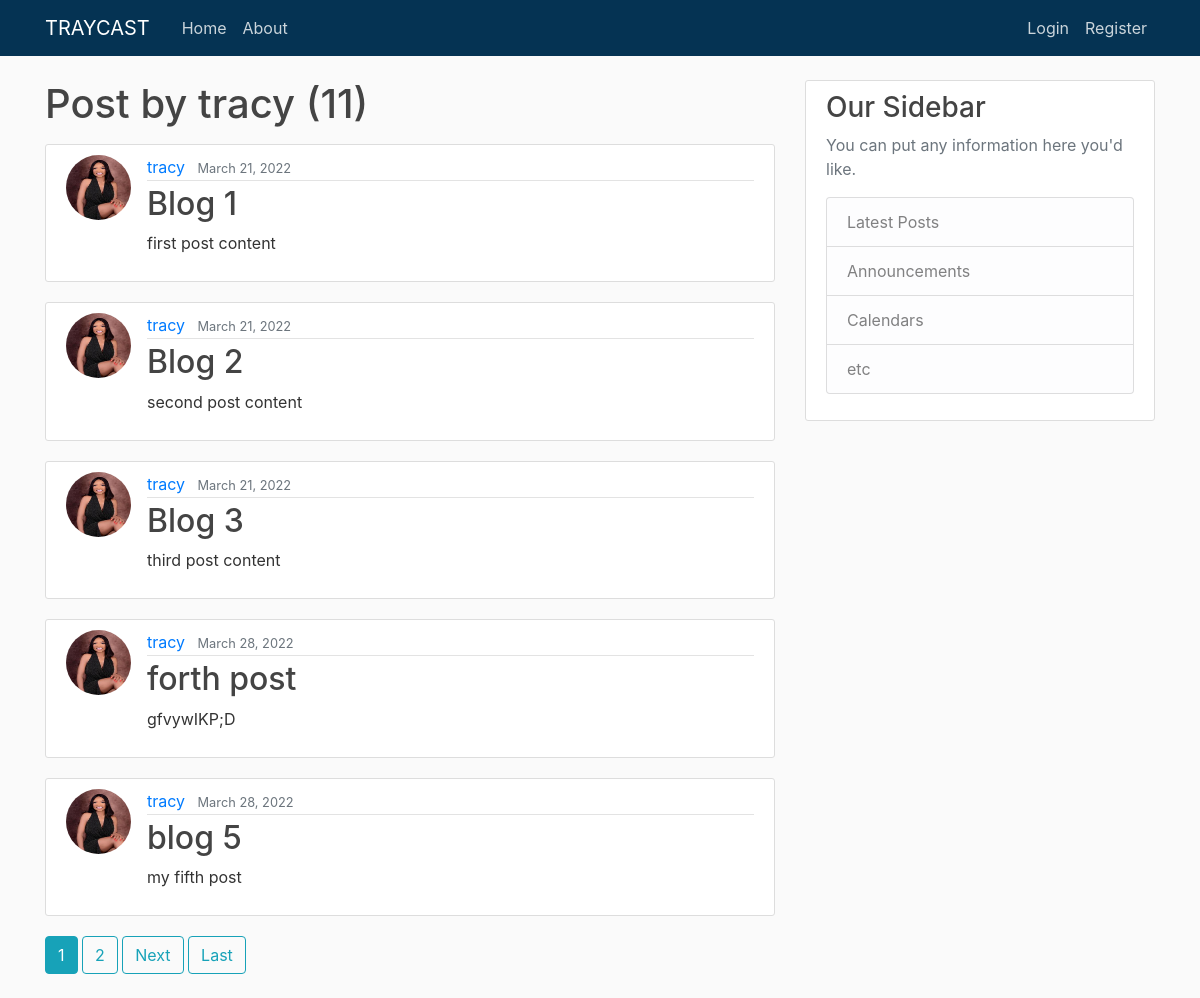
The app's page /user/tracy with its own data.
### blog/models.py (models this page shows, shortened)
class Post(models.Model):
    title = models.CharField (max_length = 100)
    content = models.TextField()
    date_posted = models.DateTimeField(default = timezone.now)
    author = models.ForeignKey(User,on_delete =models.CASCADE)

### Users/models.py (models this page shows, shortened)
class Profile(models.Model):
    user =models.OneToOneField(User, on_delete=models.CASCADE)
    image =models.ImageField(default='default.jpg', upload_to='profile_pics')

### blog/views.py (the view)
# urls.py: path('user/<str:username>', UserPostListView.as_view(), name='user-posts'),
class UserPostListView(ListView):
    model = Post
    template_name = 'blog/user_posts.html'
    context_object_name ='posts'
    paginate_by = 5

### blog/templates/blog/user_posts.html (shortened to what this page needs)
{% extends 'blog/base.html' %}
{% block content %}
<h1 class='mb-3'> Post by {{ view.kwargs.username }} ({{ page_obj.paginator.count }})</h1>
{% for post in posts %}
      <article class="media content-section">
       <img class ='rounded-circle article-img' src ='{{ post.author.profile.image.url }}'>
         <div class="media-body">
          <div class="article-metadata">
            <a class="mr-2" href="{% url 'user-posts' post.author.username %}">{{ post.author }}</a>
            <small class="text-muted">{{ post.date_posted|date:"F d, Y" }}</small>
          </div>
          <h2><a class="article-title" href="{% url 'post-detail' post.id %}">{{ post.title }}</a></h2>
          <p class="article-content">{{ post.content }}</p>
        </div>
      </article>
{% endfor %}
  {% if is_paginated %}
     {% for num in page_obj.paginator.page_range %}
       {% if page_obj.number == num %}
        <a class='btn btn-info mb-4' href="{{ num }}"> {{ num }} </a>
       {% elif num > page_obj.number|add:'-2' and num < page_obj.number|add:'2' %}
        <a class='btn btn-outline-info mb-4' href="{{ num }}"> {{ num }} </a>
       {% endif %}
     {% endfor %}
     {% if page_obj.has_next %}
      <a class='btn btn-outline-info mb-4' href="?page={{ page_obj.next_page_number }}"> Next </a>
      <a class='btn btn-outline-info mb-4' href="?page={{ page_obj.paginator.num_pages }}"> Last </a>
     {% endif %}
  {% endif%}
{% endblock content %}

### blog/templates/blog/base.html (shortened to what this page needs)
{% load static %}
<html><!DOCTYPE html>
<html lang="en">
<head>
        <link rel="stylesheet" href="https://cdn.jsdelivr.net/npm/bootstrap@4.3.1/dist/css/bootstrap.min.css">
        <link rel='stylesheet' type="text/css"  href="{% static 'blog/main.css'%}">
</head>
<body>
        <header class="site-header">
                <nav class="navbar navbar-expand-md navbar-dark bg-steel fixed-top">
                  <div class="container">
                    <a class="navbar-brand mr-4" href="{% url 'blog-home' %}"> TRAYCAST </a>
                    <div class="collapse navbar-collapse" id="navbarToggle">
                      <div class="navbar-nav mr-auto">
                        <a class="nav-item nav-link" href="{% url 'blog-home' %}">Home</a>
                        <a class="nav-item nav-link" href="{% url 'blog-about' %}">About</a>
                      </div>
                      <div class="navbar-nav">
                        {% if user.is_authenticated %}
                        <a class="nav-item nav-link" href="{% url 'post-create' %}">New Post</a>
                        <a class="nav-item nav-link" href="{% url 'profile' %}">Profile</a>
                        <a class="nav-item nav-link" href="{% url 'logout' %}">Logout</a>
                        {% else %}
                        <a class="nav-item nav-link" href="{% url 'login' %}">Login</a>
                        <a class="nav-item nav-link" href="{% url 'register' %}">Register</a>
                        {% endif %}
                      </div>
                    </div>
                  </div>
                </nav>
              </header>
              <main role="main" class="container">
                    <div class="row">
                      <div class="col-md-8">
                        {% block content %}{% endblock %}
                      </div>
                      <div class="col-md-4">
                        <div class="content-section">
                          <h3>Our Sidebar</h3>
                          <p class='text-muted'>You can put any information here you'd like.
                            <ul class="list-group">
                              <li class="list-group-item list-group-item-light">Latest Posts</li>
                              <li class="list-group-item list-group-item-light">Announcements</li>
                              <li class="list-group-item list-group-item-light">Calendars</li>
                              <li class="list-group-item list-group-item-light">etc</li>
                            </ul>
                          </p>
                        </div>
                      </div>
                    </div>
                  </main>
</body>
</html>

### blog/static/blog/main.css (style rules this page uses)
body { background: #fafafa; color: #333333; margin-top: 5rem; }
h1, h2, h3, h4, h5, h6 { color: #444444; }
ul { margin: 0; }
.bg-steel { background-color: #053353; }
.site-header .navbar-nav .nav-link { color: #cbd5db; }
.content-section { background: #ffffff; padding: 10px 20px; border: 1px solid #dddddd; border-radius: 3px; margin-bottom: 20px; }
.article-title { color: #444444; }
.article-content { white-space: pre-line; }
.article-img { height: 65px; width: 65px; margin-right: 16px; }
.article-metadata { padding-bottom: 1px; margin-bottom: 4px; border-bottom: 1px solid #e3e3e3 }

### records on screen
Post: author.profile.image (picture), author "tracy", date_posted "March 21, 2022", title "Blog 1", content "first post content"
Post: author.profile.image (picture), author "tracy", date_posted "March 21, 2022", title "Blog 2", content "second post content"
Post: author.profile.image (picture), author "tracy", date_posted "March 21, 2022", title "Blog 3", content "third post content"
Post: author.profile.image (picture), author "tracy", date_posted "March 28, 2022", title "forth post", content "gfvywIKP;D"
Post: author.profile.image (picture), author "tracy", date_posted "March 28, 2022", title "blog 5", content "my fifth post"

### other values on screen
{{ view.kwargs.username }} "tracy"
{{ page_obj.paginator.count }} "11"
{{ num }} "1"
{{ num }} "2"
